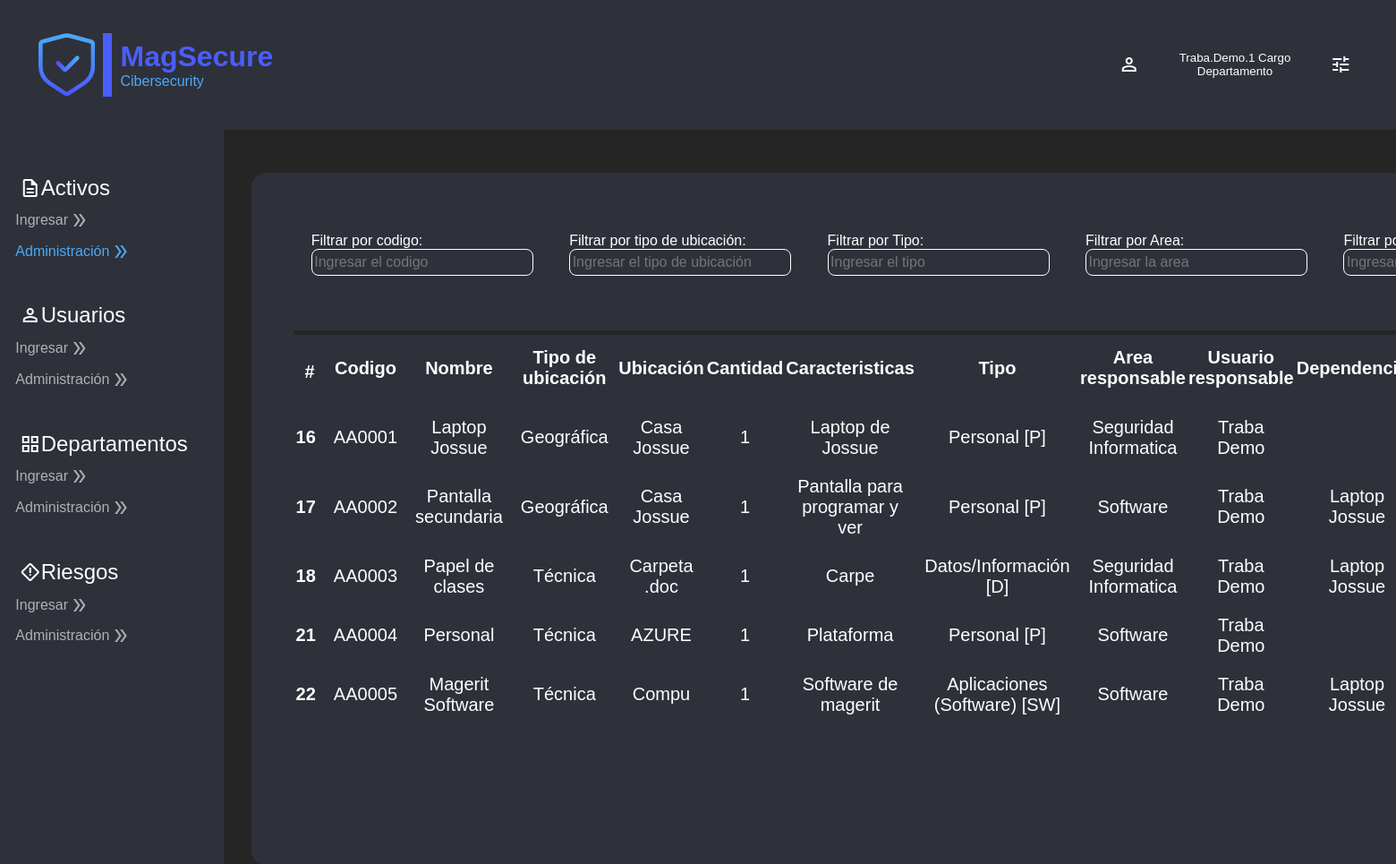
The app's page /home/tableAssets/ (signed in) with its own data.
### Users/models.py (models this page shows)
class User(AbstractUser):
    celular = models.CharField(max_length=10, null=False)
    department = models.CharField(max_length=20, null=True)
    workload = models.ForeignKey(Workload, on_delete=models.CASCADE, null=True)

### InitialPage/models.py (models this page shows)
class AssetsValue(models.Model):
    cuantityValue = models.IntegerField()
    cualityValue = models.CharField(max_length=15)
    description = models.CharField(max_length=15)
    dimentionValue = models.CharField(max_length=20)
    asset = models.ForeignKey(Assets, on_delete=models.CASCADE, null=True)

class Assets(models.Model):
    code = models.CharField(max_length=5)
    name = models.TextField(max_length=20)
    ubicationType = models.CharField(max_length=20)
    ubication = models.CharField(max_length=20)
    quantity = models.IntegerField()
    characteristic = models.TextField(max_length=50)
    type = models.ForeignKey(TypeAssets, on_delete=models.CASCADE)
    responsableArea = models.ForeignKey(Departments, null=False, on_delete=models.CASCADE)
    responsableUser = models.ForeignKey(User, null=False, on_delete=models.CASCADE)

class TypeAssets(models.Model):
    name = models.CharField(max_length=50, null=False)

class Departments(models.Model):
    name = models.CharField(max_length=50, null=False)
    description = models.TextField(max_length=200, null=False)
    workload = models.ForeignKey(Workload, on_delete=models.CASCADE, null=True)

class AssetsDependence(models.Model):
    percentaje = models.IntegerField()
    asset = models.ForeignKey(Assets, on_delete=models.CASCADE, related_name='assetIndepend')
    responsableUser = models.ForeignKey(User, on_delete=models.CASCADE)
    assetDepend = models.ForeignKey(Assets, on_delete=models.CASCADE, related_name='assetDepend')

### InitialPage/views.py (the view)
# urls.py: path('tableAssets/', views.tableAssets, name='tableAssets'),
def tableAssets(request):
    if request.user.is_authenticated:
        return render(request, "tables/assets.html",{
            "DependentAssets": AssetsDependence.objects.all(),
            "AssetsValues": AssetsValue.objects.all()
        })
    else:
        return HttpResponseRedirect(reverse("user:login_view"))

### InitialPage/templates/tables/assets.html (shortened to what this page needs)
{% extends 'layoutHome.html' %}
{% load static %}
{% block action2 %} style="color:#4BAAF7" {% endblock %}
{% block body %}
<section id="bodyform-tables-assets">
    <div class="box-finding">
        <div class="search-information">
            <label for="inpSearch0">Filtrar por codigo:</label><br>
            <input type="text" id="inpSearch0" name="inpSearch0" placeholder="Ingresar el codigo">
        </div>
        <div class="search-information">
            <label for="inpSearch3">Filtrar por tipo de ubicación:</label><br>
            <input type="text" id="inpSearch3" name="inpSearch3" placeholder="Ingresar el tipo de ubicación">
        </div>
        <div class="search-information">
            <label for="inpSearch7">Filtrar por Tipo:</label><br>
            <input type="text" id="inpSearch7" name="inpSearch7" placeholder="Ingresar el tipo">
        </div>
        <div class="search-information">
            <label for="inpSearch8">Filtrar por Area:</label><br>
            <input type="text" id="inpSearch8" name="inpSearch8" placeholder="Ingresar la area">
        </div>
        <div class="search-information">
            <label for="inpSearch9">Filtrar por Usuario:</label><br>
            <input type="text" id="inpSearch9" name="inpSearch9" placeholder="Ingresar el Usuario">
        </div>
    </div>
    <div class="form-container">
        <table class="table" id="searchtable">
            <thead>
                <tr>
                    <th scope="col">#</th>
                    <th scope="col">Codigo</th>
                    <th scope="col">Nombre</th>
                    <th scope="col">Tipo de ubicación</th>
                    <th scope="col">Ubicación</th>
                    <th scope="col">Cantidad</th>
                    <th scope="col">Caracteristicas</th>
                    <th scope="col">Tipo</th>
                    <th scope="col">Area responsable</th>
                    <th scope="col">Usuario responsable</th>
                    <th scope="col">Dependencias</th>
                </tr>
            </thead>
            <tbody>
                {% for assetValue in AssetsValues %}
                <tr>
                    <th scope="row">{{ assetValue.asset.id }}</th>
                    <td>{{ assetValue.asset.code }}</td>
                    <td>{{ assetValue.asset.name }}</td>
                    <td>{{ assetValue.asset.ubicationType }}</td>
                    <td>{{ assetValue.asset.ubication }}</td>
                    <td>{{ assetValue.asset.quantity }}</td>
                    <td>{{ assetValue.asset.characteristic }}</td>
                    <td>{{ assetValue.asset.type.name }}</td>
                    <td>{{ assetValue.asset.responsableArea.name }}</td>
                    <td>{{ assetValue.asset.responsableUser.first_name }} {{ assetValue.asset.responsableUser.last_name }}</td>
                    <td>
                        {% if DependentAssets %}
                            {% for dependences in DependentAssets %}
                                {% if assetValue.asset.id == dependences.asset.id %}
                                    {{ dependences.assetDepend.name }}
                                {% endif %}
                            {% endfor %}
                        {% else %}
                            No tiene dependencia
                        {% endif %}
                    </td>
                </tr>
                {% endfor %}
            </tbody>
        </table>
    </div>
</section>
{% endblock %}

### InitialPage/templates/layoutHome.html (shortened to what this page needs)
{% load static %}
<!DOCTYPE html>
<html lang="es">
<head>
    <link rel="stylesheet" href="{% static 'css/styleForm.css' %}">
    <link rel="stylesheet" href="{% static 'css/styleHome.css' %}">
</head>
<body>
    <header>
        <nav class="navbar">
            <div class="logo-left">
                <div class="line-1"></div>
                <div class="textalingh">
                    <div class="mag-secure">MagSecure</div>
                    <div class="cibersecurity">Cibersecurity</div>
                </div>
            </div>
            <div class="info-user-right">
                <button class="dropdownbutton" onclick="toggleDropdown()">
                    <span class="material-symbols-outlined">
                    </span>
                    <div class="show-info-user">
                        <p>{{ user.username }} Cargo Departamento</p>
                    </div>
                    <span class="material-symbols-outlined">
                    </span>
                </button>
            </div>
        </nav>
    </header>
    <section id="side-bar">
        <div class="sidebar">
            <div class="box-actions">
                <p class="principal-name">
                    <span class="material-symbols-outlined">
                    </span>
                    <span class="name">
                        Activos
                    </span>
                </p>
                <a href="{% url 'home:enterAsset' %}" class="actions" {% block action1 %} {% endblock %}>
                    Ingresar
                    <span class="material-symbols-outlined">
                    </span>
                </a>
                <a href="{% url 'home:tableAssets' %}" class="actions" {% block action2 %} {% endblock %}>
                    Administración
                    <span class="material-symbols-outlined">
                    </span>
                </a>
            </div>
            <div class="box-actions">
                <p class="principal-name">
                    <span class="material-symbols-outlined">
                    </span>
                    <span class="name">
                        Usuarios
                    </span>
                </p>
                <a href="{% url 'home:enterUsers' %}" class="actions" {% block action3 %} {% endblock %}>
                    Ingresar
                    <span class="material-symbols-outlined">
                    </span>
                </a>
                <a href="{% url 'home:tableusers' %}" class="actions" {% block action4 %} {% endblock %}>
                    Administración
                    <span class="material-symbols-outlined">
                    </span>
                </a>
            </div>
            <div class="box-actions">
                <p class="principal-name">
                    <span class="material-symbols-outlined">
                    </span>
                    <span class="name">
                        Departamentos
                    </span>
                </p>
                <a href="{% url 'home:enterDepartment' %}" class="actions" {% block action5 %} {% endblock %}>
                    Ingresar
                    <span class="material-symbols-outlined">
                    </span>
                </a>
                <a href="{% url 'home:tabledepartments' %}" class="actions" {% block action6 %} {% endblock %}>
                    Administración
                    <span class="material-symbols-outlined">
                    </span>
                </a>
            </div>
            <div class="box-actions">
                <p class="principal-name">
                    <span class="material-symbols-outlined">
                    </span>
                    <span class="name">
                        Riesgos
                    </span>
                </p>
                <a href="{% url 'home:asingRiskAsset' %}" class="actions" {% block action7 %} {% endblock %}>
                    Ingresar
                    <span class="material-symbols-outlined">
                    </span>
                </a>
                <a href="{% url 'home:tableRisks' %}" class="actions" {% block action8 %} {% endblock %}>
                    Administración
                    <span class="material-symbols-outlined">
                    </span>
                </a>
            </div>
        </div>
    </section>
    {% block body %} {% endblock %}
</body>
</html>

### InitialPage/static/css/styleForm.css (style rules this page uses)
#bodyform-tables-assets { background-color: #2e313a; position: absolute; width: auto; left: 18%; top: 20%; height: auto; padding: 3%; border-radius: 1rem; }
.form-container { text-align: justify; font-size: 30px; color: white; margin-bottom: 5%; }
.table { width: 100%; margin-top: 5%; border-collapse: collapse; border: 1px solid white; }
#bodyform-tables-assets .table { width: 100%; margin-top: 0%; border-collapse: collapse; border: 1px solid white; }
#bodyform-tables-assets .table th { border: 3px solid #2e313a; padding: 0%; text-align: center; font-size: 20px; color: white; }
#bodyform-tables-assets .table td { border: 20px solid #2e313a; padding: 0%; text-align: center; font-size: 20px; color: white; }
.table th { border: 3px solid #2e313a; padding: 0%; text-align: center; font-size: 20px; color: white; }
.table td { border: 3px solid #2e313a; padding: 0%; text-align: center; font-size: 20px; color: white; }
.box-finding { display: flex; flex-direction: row; justify-content: space-between; width: 100%; padding-bottom: 2%; border-bottom: 5px solid #252525; }
#bodyform-tables-assets .search-information { width: 33%; color: white; padding: 1%; }
#bodyform-tables-assets .search-information input { width: 100%; height: 30px; background: #2e313a; border: 1px solid white; color: white; font-family: "IbmPlexSans-Light", sans-serif; font-size: 100%; font-weight: 300; border-radius: 0.5rem; padding: 1%; }
.search-information { width: 33%; color: white; padding: 1%; }
.search-information input { width: 55%; height: 100%; background: #2e313a; border: 1px solid white; color: white; font-family: "IbmPlexSans-Light", sans-serif; font-size: 100%; font-weight: 300; border-radius: 0.5rem; padding: 1%; }

### InitialPage/static/css/styleHome.css (style rules this page uses)
* { margin: 0; padding: 0; box-sizing: border-box; }
html, body { background: #252525; font-family: "IbmPlexSans-Medium", sans-serif; }
.navbar { background: #2e313a; padding: 0 20px; height: 15%; width: 100%; display: flex; justify-content: space-between; align-items: center; position: fixed; z-index: 1000; }
.logo-left { display: flex; justify-content: space-between; align-items: center; padding: 1.5%; }
.logo-left .logo { width: 40%; height: 40%; margin-right: 1%; }
.logo-left .line-1 { border-style: solid; border-color: #4b5dfe; border-width: 10px 0 0 0; width: 45%; height: 100%; position: relative; margin-top: -20%; left: 5%; transform-origin: 0 0; transform: rotate(90deg) scale(1, 1); }
.logo-left .textalingh { position: relative; left: -15%; }
.mag-secure { color: #4b5dfe; font-family: "IbmPlexSans-SemiBold", sans-serif; font-size: 200%; font-weight: 600; position: relative; top: -20%; }
.cibersecurity { color: #4baaf7; font-family: "IbmPlexSans-Light", sans-serif; font-size: 100%; font-weight: 300; position: relative; }
.info-user-right { display: flex; justify-content: space-between; align-items: center; padding: 1%; width: 20rem; }
.dropdownbutton { display: flex; justify-content: space-between; align-items: center; width: 130%; padding: 5%; border: 1rem none; background-color: transparent; cursor: pointer; color: white; }
#side-bar .sidebar { position: fixed; top: 15%; left: 0; width: 16%; height: 85%; background: #2e313a; padding: 1%; transition: all 0.5s ease; z-index: 1000; }
#side-bar .sidebar .box-actions { list-style: none; margin: 15% -10%; padding: 1%; color: white; width: 100%; height: 14%; }
#side-bar .sidebar .box-actions .principal-name { font-size: 150%; margin-left: 12%; display: flex; justify-content: flex-start; align-items: center; padding-bottom: 5%; }
#side-bar .sidebar .box-actions .actions { font-size: 100%; color: #b1b1b1; display: flex; justify-content: flex-start; align-items: center; text-decoration: none; margin-left: 10%; padding-bottom: 5%; }

### records on screen
User: username "Traba.Demo.1"
AssetsValue: asset.id "16", asset.code "AA0001", asset.name "Laptop Jossue", asset.ubicationType "Geográfica", asset.ubication "Casa Jossue", asset.quantity "1", asset.characteristic "Laptop de Jossue", asset.type.name "Personal [P]", asset.responsableArea.name "Seguridad Informatica", asset.responsableUser.first_name "Traba", asset.responsableUser.last_name "Demo"
AssetsValue: asset.id "17", asset.code "AA0002", asset.name "Pantalla secundaria", asset.ubicationType "Geográfica", asset.ubication "Casa Jossue", asset.quantity "1", asset.characteristic "Pantalla para programar y ver", asset.type.name "Personal [P]", asset.responsableArea.name "Software", asset.responsableUser.first_name "Traba", asset.responsableUser.last_name "Demo"
AssetsDependence: assetDepend.name "Laptop Jossue"
AssetsValue: asset.id "18", asset.code "AA0003", asset.name "Papel de clases", asset.ubicationType "Técnica", asset.ubication "Carpeta .doc", asset.quantity "1", asset.characteristic "Carpe", asset.type.name "Datos/Información [D]", asset.responsableArea.name "Seguridad Informatica", asset.responsableUser.first_name "Traba", asset.responsableUser.last_name "Demo"
AssetsDependence: assetDepend.name "Laptop Jossue"
AssetsValue: asset.id "21", asset.code "AA0004", asset.name "Personal", asset.ubicationType "Técnica", asset.ubication "AZURE", asset.quantity "1", asset.characteristic "Plataforma", asset.type.name "Personal [P]", asset.responsableArea.name "Software", asset.responsableUser.first_name "Traba", asset.responsableUser.last_name "Demo"
AssetsValue: asset.id "22", asset.code "AA0005", asset.name "Magerit Software", asset.ubicationType "Técnica", asset.ubication "Compu", asset.quantity "1", asset.characteristic "Software de magerit", asset.type.name "Aplicaciones (Software) [SW]", asset.responsableArea.name "Software", asset.responsableUser.first_name "Traba", asset.responsableUser.last_name "Demo"
AssetsDependence: assetDepend.name "Laptop Jossue"
